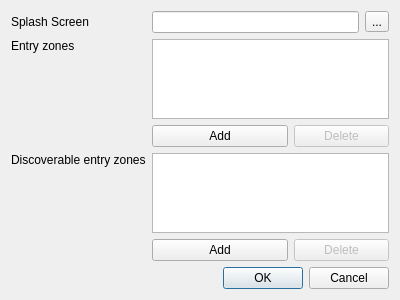
<?xml version="1.0" encoding="UTF-8"?>
<ui version="4.0">
 <class>CitySplashDialog</class>
 <widget class="QDialog" name="CitySplashDialog">
  <property name="geometry">
   <rect>
    <x>0</x>
    <y>0</y>
    <width>400</width>
    <height>300</height>
   </rect>
  </property>
  <property name="windowTitle">
   <string>Dialog</string>
  </property>
  <property name="modal">
   <bool>true</bool>
  </property>
  <layout class="QGridLayout" name="gridLayout">
   <item row="0" column="0">
    <widget class="QLabel" name="label">
     <property name="text">
      <string>Splash Screen</string>
     </property>
    </widget>
   </item>
   <item row="5" column="1" colspan="2">
    <widget class="QPushButton" name="addDiscoverZone">
     <property name="text">
      <string>Add</string>
     </property>
    </widget>
   </item>
   <item row="1" column="0">
    <widget class="QLabel" name="label_2">
     <property name="text">
      <string>Entry zones</string>
     </property>
     <property name="alignment">
      <set>Qt::AlignLeading|Qt::AlignLeft|Qt::AlignTop</set>
     </property>
    </widget>
   </item>
   <item row="4" column="0">
    <widget class="QLabel" name="label_3">
     <property name="text">
      <string>Discoverable entry zones</string>
     </property>
     <property name="alignment">
      <set>Qt::AlignLeading|Qt::AlignLeft|Qt::AlignTop</set>
     </property>
    </widget>
   </item>
   <item row="3" column="1" colspan="2">
    <widget class="QPushButton" name="addEntryZone">
     <property name="text">
      <string>Add</string>
     </property>
    </widget>
   </item>
   <item row="0" column="1" colspan="3">
    <widget class="QLineEdit" name="splashscreen"/>
   </item>
   <item row="0" column="4">
    <widget class="QToolButton" name="pickSplashscreen">
     <property name="text">
      <string>...</string>
     </property>
    </widget>
   </item>
   <item row="1" column="1" colspan="4">
    <widget class="QListWidget" name="entryZones"/>
   </item>
   <item row="3" column="3" colspan="2">
    <widget class="QPushButton" name="delEntryZone">
     <property name="enabled">
      <bool>false</bool>
     </property>
     <property name="text">
      <string>Delete</string>
     </property>
    </widget>
   </item>
   <item row="4" column="1" colspan="4">
    <widget class="QListWidget" name="discoverZones"/>
   </item>
   <item row="5" column="3" colspan="2">
    <widget class="QPushButton" name="delDiscoverZone">
     <property name="enabled">
      <bool>false</bool>
     </property>
     <property name="text">
      <string>Delete</string>
     </property>
    </widget>
   </item>
   <item row="6" column="0" colspan="5">
    <widget class="QDialogButtonBox" name="buttonBox">
     <property name="orientation">
      <enum>Qt::Horizontal</enum>
     </property>
     <property name="standardButtons">
      <set>QDialogButtonBox::Cancel|QDialogButtonBox::Ok</set>
     </property>
    </widget>
   </item>
  </layout>
 </widget>
 <resources/>
 <connections>
  <connection>
   <sender>buttonBox</sender>
   <signal>accepted()</signal>
   <receiver>CitySplashDialog</receiver>
   <slot>accept()</slot>
   <hints>
    <hint type="sourcelabel">
     <x>248</x>
     <y>254</y>
    </hint>
    <hint type="destinationlabel">
     <x>157</x>
     <y>274</y>
    </hint>
   </hints>
  </connection>
  <connection>
   <sender>buttonBox</sender>
   <signal>rejected()</signal>
   <receiver>CitySplashDialog</receiver>
   <slot>reject()</slot>
   <hints>
    <hint type="sourcelabel">
     <x>316</x>
     <y>260</y>
    </hint>
    <hint type="destinationlabel">
     <x>286</x>
     <y>274</y>
    </hint>
   </hints>
  </connection>
 </connections>
</ui>
